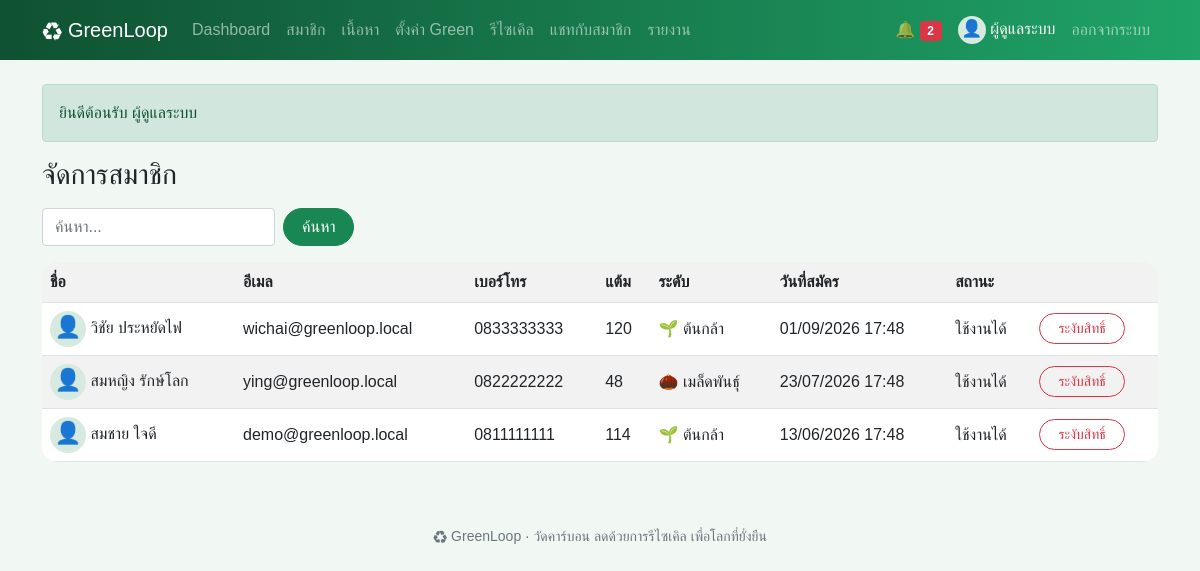
The page /admin/users.php (signed in) on the database its author committed.
### tables this page shows
CREATE TABLE users (
    id INT AUTO_INCREMENT PRIMARY KEY,
    name VARCHAR(100) NOT NULL,
    email VARCHAR(100) NOT NULL UNIQUE,
    phone VARCHAR(10) NOT NULL,
    avatar VARCHAR(50) NOT NULL DEFAULT '' COMMENT 'ชื่อไฟล์รูปโปรไฟล์ใน uploads/',
    password VARCHAR(255) NOT NULL,
    question VARCHAR(100) NOT NULL COMMENT 'คำถามกันลืมรหัสผ่านที่สมาชิกเลือก',
    answer VARCHAR(255) NOT NULL COMMENT 'คำตอบกันลืมรหัสผ่าน (เข้ารหัส)',
    role ENUM('user','admin') NOT NULL DEFAULT 'user',
    status ENUM('active','suspended') NOT NULL DEFAULT 'active',
    points INT NOT NULL DEFAULT 0,
    created_at DATETIME NOT NULL DEFAULT CURRENT_TIMESTAMP
);

### admin/users.php (the view, shortened to what this page needs)
<?php
require '../init.php';
need_admin();
$rows = all("SELECT * FROM users WHERE role = 'user' AND (name LIKE ? OR email LIKE ? OR phone LIKE ?) ORDER BY id DESC", [like(), like(), like()]);
head('จัดการสมาชิก');
search();
?>
<div class="table-responsive">
<table class="table table-striped bg-white align-middle">
  <tr><th>ชื่อ</th><th>อีเมล</th><th>เบอร์โทร</th><th>แต้ม</th><th>ระดับ</th><th>วันที่สมัคร</th><th>สถานะ</th><th></th></tr>
  <?php foreach ($rows as $r): ?>
    <tr>
      <td><?= pic($r['avatar'], 36) ?> <?= e($r['name']) ?></td><td><?= e($r['email']) ?></td><td><?= e($r['phone']) ?></td><td><?= $r['points'] ?></td>
      <td><?= level($r['points']) ?></td><td><?= dt($r['created_at']) ?></td><td><?= STATUS[$r['status']] ?></td>
      <td><form method="post"><input type="hidden" name="id" value="<?= $r['id'] ?>">
        <button class="btn btn-sm btn-outline-<?= $r['status'] == 'active' ? 'danger' : 'success' ?>" onclick="return confirm('ยืนยันเปลี่ยนสถานะ?')"><?= $r['status'] == 'active' ? 'ระงับสิทธิ์' : 'ยกเลิกระงับ' ?></button></form></td>
    </tr>
  <?php endforeach; ?>
</table>
</div>
<?php foot() ?>

### init.php (shortened to what this page needs)
<?php
$db = new PDO('mysql:host=localhost;dbname=greenloop;charset=utf8mb4', 'root', '');
$db->setAttribute(PDO::ATTR_ERRMODE, PDO::ERRMODE_EXCEPTION);
$db->setAttribute(PDO::ATTR_DEFAULT_FETCH_MODE, PDO::FETCH_ASSOC);
function q($sql, $p = [])
{
    global $db;
    $s = $db->prepare($sql);
    $s->execute($p);
    return $s;
}
function all($sql, $p = []) { return q($sql, $p)->fetchAll(); }
function one($sql, $p = []) { return q($sql, $p)->fetch(); }
function val($sql, $p = []) { return q($sql, $p)->fetchColumn(); }
function e($s) { return htmlspecialchars($s ?? '', ENT_QUOTES); }
function g($k, $d = '') { return trim($_GET[$k] ?? $d); }
function like() { return '%' . g('q') . '%'; }
function dt($s) { return $s ? date('d/m/Y H:i', strtotime($s)) : '-'; }
function level($points)
{
    foreach (LEVELS as $min => $name) if ($points >= $min) $lv = $name;
    return $lv;
}
function inbox() { return me()['role'] == 'admin' ? null : me()['id']; }
function pic($file, $size = 40, $icon = '👤', $link = false)
{
    if (!$file) return "<span class='pic' style='width:{$size}px;height:{$size}px;font-size:" . $size * .6 . "px'>$icon</span>";
    $img = "<img class='pic' src='" . UP . "uploads/$file' width='$size' height='$size' alt=''>";
    return $link ? "<a href='" . UP . "uploads/$file' target='_blank'>$img</a>" : $img;
}
function me()
{
    static $u;
    if (!$u && isset($_SESSION['uid'])) $u = one("SELECT * FROM users WHERE id = ? AND status = 'active'", [$_SESSION['uid']]);
    return $u;
}
function need_login()
{
    if (!me()) go(UP . 'login.php', 'กรุณาเข้าสู่ระบบก่อน', 'warning');
    return me();
}
function need_admin()
{
    if (need_login()['role'] != 'admin') go(UP . 'index.php', 'หน้านี้สำหรับผู้ดูแลระบบเท่านั้น', 'danger');
    return me();
}
function search($extra = '')
{
    echo "<form class='d-flex flex-wrap gap-2 mb-3 d-print-none'>$extra<input class='form-control w-auto' name='q' value='" . e(g('q')) . "' placeholder='ค้นหา...'><button class='btn btn-success'>ค้นหา</button></form>";
}
function head($title, $show = true)
{
    $u = me();
    $menu = !$u ? [] : ($u['role'] == 'admin' ? MENU_ADMIN : MENU_USER);
    ?>
<!doctype html>
<html lang="th">
<head>
<link rel="stylesheet" href="<?= UP ?>assets/bootstrap.min.css">
<link rel="stylesheet" href="<?= UP ?>assets/style.css">
</head>
<body>
<nav class="navbar navbar-expand-lg navbar-dark d-print-none">
  <div class="container">
    <a class="navbar-brand" href="<?= UP ?>index.php">♻ GreenLoop</a>
    <div class="collapse navbar-collapse" id="menu">
      <div class="navbar-nav me-auto">
        <?php foreach ($menu as $file => $name): ?>
          <a class="nav-link" href="<?= UP . $file ?>"><?= $name ?></a>
        <?php endforeach; ?>
      </div>
      <div class="navbar-nav align-items-lg-center">
        <?php if (!$u): ?>
          <a class="nav-link" href="<?= UP ?>login.php">เข้าสู่ระบบ</a>
          <a class="nav-link" href="<?= UP ?>register.php">สมัครสมาชิก</a>
        <?php else: ?>
          <a class="nav-link" href="<?= UP ?>notifications.php">🔔 <span class="badge bg-danger"><?= val('SELECT COUNT(*) FROM notifications WHERE is_read = 0 AND user_id <=> ?', [inbox()]) ?></span></a>
          <span class="navbar-text text-white mx-2"><?= pic($u['avatar'], 28) ?> <?= e($u['name']) ?></span>
          <a class="nav-link" href="<?= UP ?>logout.php">ออกจากระบบ</a>
        <?php endif; ?>
      </div>
    </div>
  </div>
</nav>
<main class="container py-4">
<?php if (isset($_SESSION['flash'])): ?>
  <div class="alert alert-<?= $_SESSION['flash'][1] ?>"><?= e($_SESSION['flash'][0]) ?></div>
<?php unset($_SESSION['flash']); endif; ?>
<?php if ($show): ?><h3 class="mb-3"><?= $title ?></h3><?php endif; ?>
    <?php
}
function foot()
{
    echo '</main><footer class="text-center text-muted small py-4 d-print-none">♻ GreenLoop · วัดคาร์บอน ลดด้วยการรีไซเคิล เพื่อโลกที่ยั่งยืน</footer>'
        . '<script src="' . UP . 'assets/bootstrap.bundle.min.js"></script></body></html>';
}

### assets/style.css (style rules this page uses)
body { background: #f1f7f3; font-family: "Leelawadee UI", Tahoma, sans-serif; }
.navbar { background: linear-gradient(90deg, #0f5132, #1fa367); }
.btn { border-radius: 50px; padding-left: 18px; padding-right: 18px; }
.table { border-radius: 16px; overflow: hidden; }
.pic { display: inline-block; object-fit: cover; border-radius: 50%; background: #d7eadf; text-align: center; vertical-align: middle; }

### rows shown on the page
users: role "Dashboard", role "สมาชิก", role "เนื้อหา", role "ตั้งค่า Green", role "รีไซเคิล", role "แชทกับสมาชิก", role "รายงาน", name "ผู้ดูแลระบบ"
users: name "วิชัย ประหยัดไฟ", email "wichai@greenloop.local", phone "0833333333", points "120", points "🌱 ต้นกล้า", created_at "01/09/2026 17:48", status "ใช้งานได้", shows "ระงับสิทธิ์"
users: name "สมหญิง รักษ์โลก", email "ying@greenloop.local", phone "0822222222", points "48", points "🌰 เมล็ดพันธุ์", created_at "23/07/2026 17:48", status "ใช้งานได้", shows "ระงับสิทธิ์"
users: name "สมชาย ใจดี", email "demo@greenloop.local", phone "0811111111", points "114", points "🌱 ต้นกล้า", created_at "13/06/2026 17:48", status "ใช้งานได้", shows "ระงับสิทธิ์"

### other values the page prints
$icon "👤"
$_SESSION['flash'][0] "ยินดีต้อนรับ ผู้ดูแลระบบ"
$title "จัดการสมาชิก"
